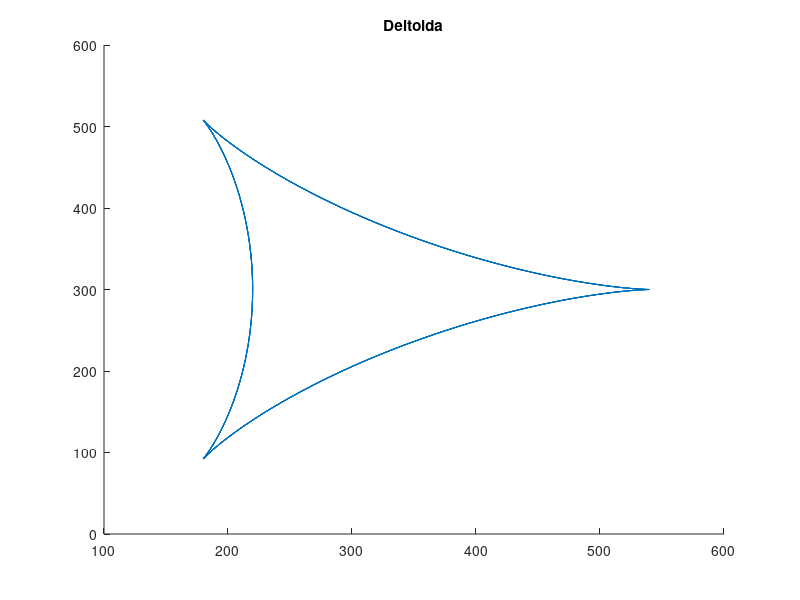

The MATLAB script that drew this image:
%% Deltoida

%% Inicijalizacija

clear all
close all
clc

%%

% t = 0:.1:3*pi/2;
alfa = 0:.1:10*pi;
a = 80; % poluprecnik
k = 3;
x = a*(k-1)*cos(alfa)+a*cos((k-1)*alfa)+300;
y = a*(k-1)*sin(alfa)-a*sin((k-1)*alfa)+300;
figure
title('Deltoida')
line(x,y)
